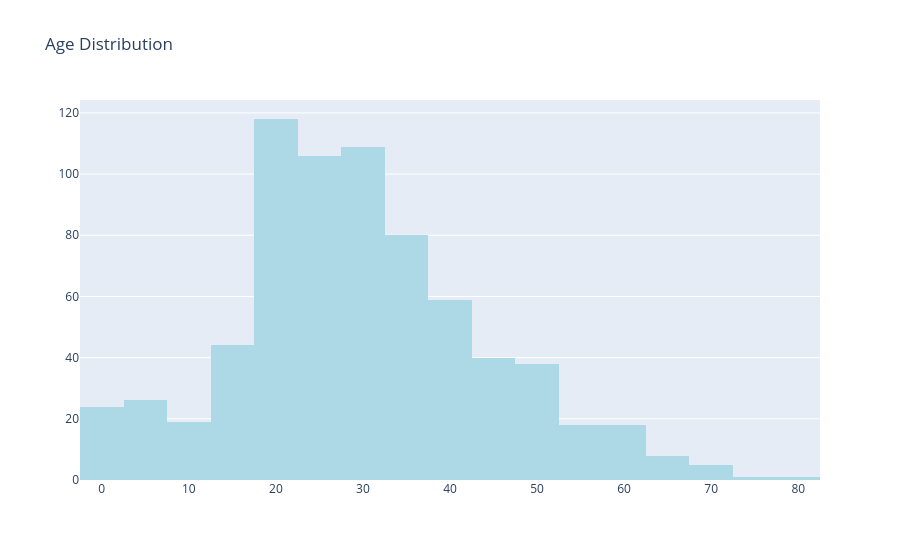

This figure's notebook cell:
### Code cell
trace = go.Histogram(x= data['Age'],
                     nbinsx=20,
                     marker={'color':'lightblue'})
layout=go.Layout(title="Age Distribution")
fig=go.Figure(data=trace,layout=layout)
fig

### Figure 1 — Plotly figure (JSON) as saved in the notebook; plotly's stock layout.template omitted (floating-point values rounded to 4 significant figures; data arrays with more than 128 entries replaced by an {"elided": "..."} marker saying what was removed)
{"data": [{"marker": {"color": "lightblue"}, "nbinsx": 20, "type": "histogram", "x": {"elided": "891 float values"}}], "layout": {"title": {"text": "Age Distribution"}}}
